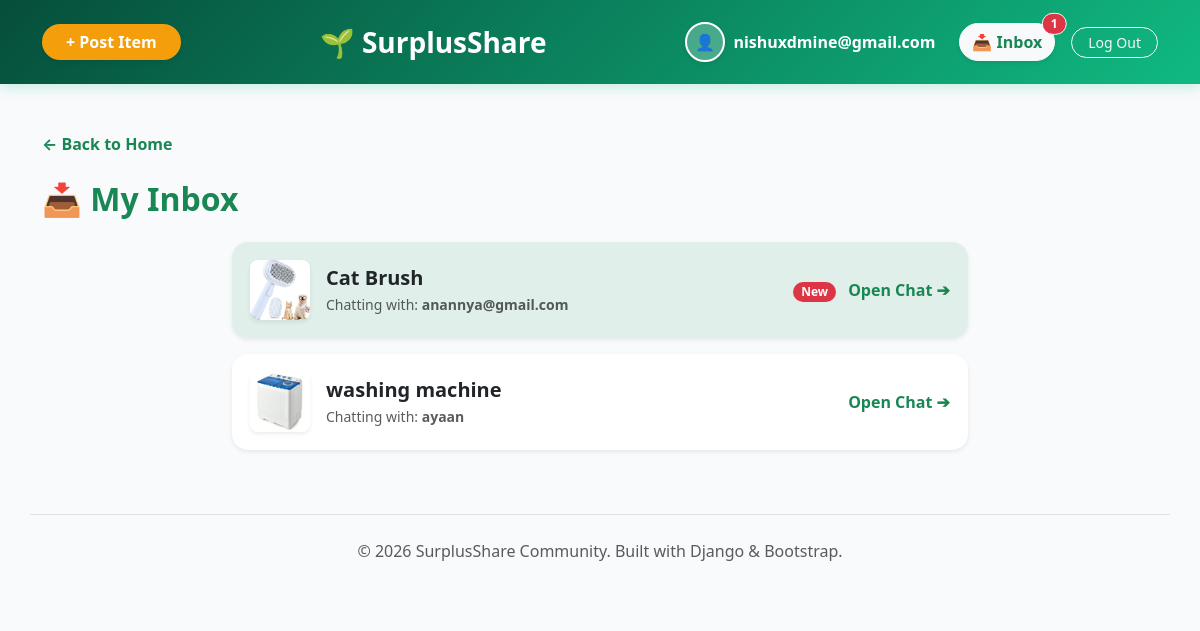
The page /inbox/ (signed in) on the database its author committed.
### marketplace/models.py (models this page shows, shortened)
class Conversation(models.Model):
    item = models.ForeignKey(Item, related_name="conversations", on_delete=models.CASCADE)
    buyer = models.ForeignKey(User, related_name='buyer_conversations', on_delete=models.CASCADE)
    created_at = models.DateTimeField(auto_now_add=True)

class Item(models.Model):
    CATEGORY_CHOICES = [
        ('Food', '🍱 Food'),
        ('Utensils', '🍳 Utensils'),
        ('Furniture', '🛋️ Furniture'),
        ('Toys', '🧸 Toys'),
        ('Books', '📚 Books'),
        ('Tools', '🛠️ Tools'),
        ('Pet Supplies', '🐱 Pet Supplies'),
        ('Other', '✨ Other'),
    ]
    owner = models.ForeignKey(User, on_delete=models.CASCADE, null=True, blank=True)
    title = models.CharField(max_length=200)
    image = models.ImageField(upload_to='item_images/', blank=True, null=True)
    description = models.TextField()
    category = models.CharField(max_length=50, choices=CATEGORY_CHOICES)
    location = models.CharField(max_length=200)
    expiry_date = models.DateField(null=True, blank=True, help_text="Optional: When does this expire or need to be picked up by?")
    status = models.CharField(max_length=20, default='Available')
    created_at = models.DateTimeField(auto_now_add=True)

### marketplace/views.py (the view)
# urls.py: path('inbox/', views.inbox, name='inbox'),
@login_required(login_url='/login/')
def inbox(request):
    my_conversations = Conversation.objects.filter(
        Q(buyer=request.user) | Q(item__owner=request.user)
    ).order_by('-created_at')
    return render(request, 'inbox.html', {'conversations': my_conversations})

### marketplace/context_processors.py (called while the page is built)
def unread_messages(request):
    if request.user.is_authenticated:
        count = Message.objects.filter(
            Q(conversation__buyer=request.user) | Q(conversation__item__owner=request.user),
            is_read=False
        ).exclude(sender=request.user).count()
        return {'unread_count': count}
    return {'unread_count': 0}

### marketplace/templates/inbox.html (shortened to what this page needs)
{% extends 'base.html' %}
{% block content %}
<div class="mb-4">
    <a href="/" class="text-success text-decoration-none fw-bold dynamic-btn d-inline-block">← Back to Home</a>
</div>
<h2 class="fw-bold text-success mb-4">📥 My Inbox</h2>
<div class="row">
    <div class="col-md-8 mx-auto">
        {% for convo in conversations %}
            <a href="{% url 'chat_room' convo.id %}" class="text-decoration-none text-dark">
                <div class="card border-0 shadow-sm rounded-4 mb-3 dynamic-card {% if convo.messages.last.sender != user and not convo.messages.last.is_read %}bg-success bg-opacity-10 border border-success{% endif %}">
                    <div class="card-body d-flex align-items-center">
                        {% if convo.item.image %}
                            <img src="{{ convo.item.image.url }}" class="rounded-3 me-3 shadow-sm" style="width: 60px; height: 60px; object-fit: cover;">
                        {% else %}
                            <div class="bg-secondary rounded-3 me-3 d-flex justify-content-center align-items-center text-white shadow-sm" style="width: 60px; height: 60px;">📦</div>
                        {% endif %}
                        <div class="flex-grow-1">
                            <h5 class="fw-bold mb-1">{{ convo.item.title }}</h5>
                            <p class="mb-0 text-muted small">
                                Chatting with: <strong>{% if user == convo.buyer %}{{ convo.item.owner.username }}{% else %}{{ convo.buyer.username }}{% endif %}</strong>
                            </p>
                        </div>
                        <div class="text-success fw-bold">
                            {% if convo.messages.last.sender != user and not convo.messages.last.is_read %}
                                <span class="badge bg-danger rounded-pill me-2">New</span>
                            {% endif %}
                            Open Chat ➔
                        </div>
                    </div>
                </div>
            </a>
        {% empty %}
            <div class="text-center py-5 border rounded-4 bg-white shadow-sm">
                <span class="display-1">📭</span>
                <h4 class="mt-3 text-muted">Your inbox is empty.</h4>
                <p class="text-muted">Inquire about an item on the home page to start a chat!</p>
            </div>
        {% endfor %}
    </div>
</div>
{% endblock %}

### marketplace/templates/base.html (shortened to what this page needs)
<!DOCTYPE html>
<html lang="en">
<head>
    <link href="https://cdn.jsdelivr.net/npm/bootstrap@5.3.2/dist/css/bootstrap.min.css" rel="stylesheet">
</head>
<body>
    <nav class="navbar navbar-expand-lg navbar-dark navbar-custom mb-5 py-3">
        <div class="container">
             <a href="/post/" class="btn btn-accent fw-bold me-3 dynamic-btn px-4 rounded-pill shadow-sm">+ Post Item</a>
            <a class="navbar-brand fw-bold fs-3 text-white" href="/">🌱 SurplusShare</a>
            <div class="d-flex align-items-center">
                {% if user.is_authenticated %}
                    <a href="/profile/" class="d-flex align-items-center text-white text-decoration-none fw-bold me-4 dynamic-btn">
                        {% if user.profile.avatar %}
                            <img src="{{ user.profile.avatar.url }}" class="rounded-circle me-2 border border-2 border-white shadow-sm" style="width: 40px; height: 40px; object-fit: cover;">
                        {% else %}
                            <div class="rounded-circle bg-white bg-opacity-25 d-flex align-items-center justify-content-center me-2 text-white border border-2 border-white shadow-sm" style="width: 40px; height: 40px;">👤</div>
                        {% endif %}
                        {{ user.username }}
                    </a>
                    <a href="{% url 'inbox' %}" class="btn btn-light fw-bold me-3 dynamic-btn rounded-pill shadow-sm text-success position-relative">
                        📥 Inbox
                        {% if unread_count > 0 %}
                            <span class="position-absolute top-0 start-100 translate-middle badge rounded-pill bg-danger border border-light">
                                {{ unread_count }}
                            </span>
                        {% endif %}
                    </a>
                    <form action="{% url 'logout' %}" method="post" class="m-0">
                        <button type="submit" class="btn btn-outline-light btn-sm dynamic-btn rounded-pill px-3">Log Out</button>
                    </form>
                {% else %}
                    <a href="/login/" class="btn btn-outline-light me-3 dynamic-btn rounded-pill px-4">Log In</a>
                    <a href="/signup/" class="btn btn-accent fw-bold dynamic-btn rounded-pill px-4 shadow-sm">Sign Up</a>
                {% endif %}
            </div>
        </div>
    </nav>
    <main class="container">
        {% block content %}{% endblock %}
    </main>
    <footer class="container text-center text-muted mt-5 py-4 border-top">
        <p>&copy; 2026 SurplusShare Community. Built with Django & Bootstrap.</p>
    </footer>
</body>
</html>

### marketplace/templates/base.html (style rules this page uses)
:root { --eco-dark: #064e3b; --eco-primary: #10b981; --eco-accent: #f59e0b; --eco-bg: #f8fafc; --eco-card: #ffffff; }
body { background-color: var(--eco-bg); animation: fadeIn 0.5s ease-in-out; }
.navbar-custom { background: linear-gradient(135deg, var(--eco-dark) 0%, var(--eco-primary) 100%); box-shadow: 0 4px 12px rgba(16, 185, 129, 0.2); }
.dynamic-card { transition: transform 0.3s ease, box-shadow 0.3s ease, border-color 0.3s ease; border: 2px solid transparent !important; }
.dynamic-btn { transition: transform 0.2s ease, box-shadow 0.2s ease; }
.btn-accent { background-color: var(--eco-accent); color: white; border: none; }

### rows shown on the page
Conversation: item.image (picture), item "Cat Brush", item.owner.username "anannya@gmail.com", shows "New"
Conversation: item.image (picture), item "washing machine", buyer.username "ayaan"

### other values the page prints
{{ user.username }} "nishuxdmine@gmail.com"
{{ unread_count }} "1"
